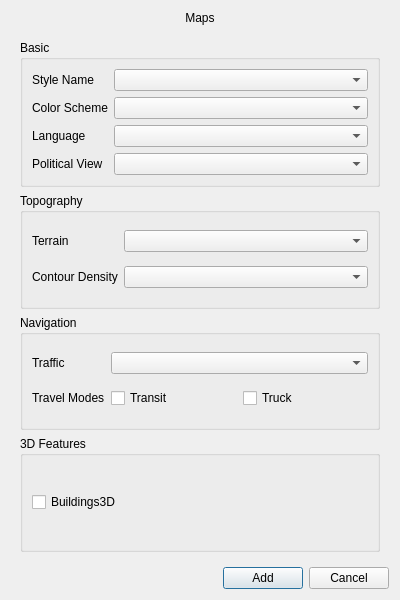
<?xml version="1.0" encoding="UTF-8"?>
<ui version="4.0">
 <class>Dialog</class>
 <widget class="QDialog" name="Dialog">
  <property name="geometry">
   <rect>
    <x>0</x>
    <y>0</y>
    <width>400</width>
    <height>600</height>
   </rect>
  </property>
  <property name="minimumSize">
   <size>
    <width>320</width>
    <height>0</height>
   </size>
  </property>
  <property name="windowTitle">
   <string>Maps</string>
  </property>
  <layout class="QVBoxLayout" name="verticalLayout">
   <item>
    <widget class="QLabel" name="main_label">
     <property name="text">
      <string>Maps</string>
     </property>
     <property name="alignment">
      <set>Qt::AlignCenter</set>
     </property>
     <property name="openExternalLinks">
      <bool>true</bool>
     </property>
    </widget>
   </item>
   <item>
    <widget class="QScrollArea" name="scrollArea">
     <property name="widgetResizable">
      <bool>true</bool>
     </property>
     <property name="frameShape">
      <enum>QFrame::NoFrame</enum>
     </property>
     <widget class="QWidget" name="scrollAreaContents">
      <layout class="QVBoxLayout" name="scrollLayout">
       <item>
        <widget class="QGroupBox" name="basic_groupBox">
         <property name="title">
          <string>Basic</string>
         </property>
         <layout class="QGridLayout" name="basicLayout">
          <item row="0" column="0">
           <widget class="QLabel" name="style_label">
            <property name="text">
             <string>Style Name</string>
            </property>
           </widget>
          </item>
          <item row="0" column="1">
           <widget class="QComboBox" name="style_comboBox">
            <property name="sizePolicy">
             <sizepolicy hsizetype="Expanding" vsizetype="Fixed">
              <horstretch>0</horstretch>
              <verstretch>0</verstretch>
             </sizepolicy>
            </property>
           </widget>
          </item>
          <item row="1" column="0">
           <widget class="QLabel" name="colorscheme_label">
            <property name="text">
             <string>Color Scheme</string>
            </property>
           </widget>
          </item>
          <item row="1" column="1">
           <widget class="QComboBox" name="colorscheme_comboBox">
            <property name="sizePolicy">
             <sizepolicy hsizetype="Expanding" vsizetype="Fixed">
              <horstretch>0</horstretch>
              <verstretch>0</verstretch>
             </sizepolicy>
            </property>
           </widget>
          </item>
          <item row="2" column="0">
           <widget class="QLabel" name="language_label">
            <property name="text">
             <string>Language</string>
            </property>
           </widget>
          </item>
          <item row="2" column="1">
           <widget class="QComboBox" name="language_comboBox">
            <property name="sizePolicy">
             <sizepolicy hsizetype="Expanding" vsizetype="Fixed">
              <horstretch>0</horstretch>
              <verstretch>0</verstretch>
             </sizepolicy>
            </property>
           </widget>
          </item>
          <item row="3" column="0">
           <widget class="QLabel" name="political_view_label">
            <property name="text">
             <string>Political View</string>
            </property>
           </widget>
          </item>
          <item row="3" column="1">
           <widget class="QComboBox" name="political_view_comboBox">
            <property name="sizePolicy">
             <sizepolicy hsizetype="Expanding" vsizetype="Fixed">
              <horstretch>0</horstretch>
              <verstretch>0</verstretch>
             </sizepolicy>
            </property>
           </widget>
          </item>
         </layout>
        </widget>
       </item>
       <item>
        <widget class="QGroupBox" name="topography_groupBox">
         <property name="title">
          <string>Topography</string>
         </property>
         <layout class="QGridLayout" name="topographyLayout">
          <item row="0" column="0">
           <widget class="QLabel" name="terrain_label">
            <property name="text">
             <string>Terrain</string>
            </property>
           </widget>
          </item>
          <item row="0" column="1">
           <widget class="QComboBox" name="terrain_comboBox">
            <property name="sizePolicy">
             <sizepolicy hsizetype="Expanding" vsizetype="Fixed">
              <horstretch>0</horstretch>
              <verstretch>0</verstretch>
             </sizepolicy>
            </property>
           </widget>
          </item>
          <item row="1" column="0">
           <widget class="QLabel" name="contour_density_label">
            <property name="text">
             <string>Contour Density</string>
            </property>
           </widget>
          </item>
          <item row="1" column="1">
           <widget class="QComboBox" name="contour_density_comboBox">
            <property name="sizePolicy">
             <sizepolicy hsizetype="Expanding" vsizetype="Fixed">
              <horstretch>0</horstretch>
              <verstretch>0</verstretch>
             </sizepolicy>
            </property>
           </widget>
          </item>
         </layout>
        </widget>
       </item>
       <item>
        <widget class="QGroupBox" name="navigation_groupBox">
         <property name="title">
          <string>Navigation</string>
         </property>
         <layout class="QGridLayout" name="navigationLayout">
          <item row="0" column="0">
           <widget class="QLabel" name="traffic_label">
            <property name="text">
             <string>Traffic</string>
            </property>
           </widget>
          </item>
          <item row="0" column="1">
           <widget class="QComboBox" name="traffic_comboBox">
            <property name="sizePolicy">
             <sizepolicy hsizetype="Expanding" vsizetype="Fixed">
              <horstretch>0</horstretch>
              <verstretch>0</verstretch>
             </sizepolicy>
            </property>
           </widget>
          </item>
          <item row="1" column="0">
           <widget class="QLabel" name="travel_modes_label">
            <property name="text">
             <string>Travel Modes</string>
            </property>
           </widget>
          </item>
          <item row="1" column="1">
           <layout class="QHBoxLayout" name="travelModesLayout">
            <item>
             <widget class="QCheckBox" name="transit_checkBox">
              <property name="text">
               <string>Transit</string>
              </property>
             </widget>
            </item>
            <item>
             <widget class="QCheckBox" name="truck_checkBox">
              <property name="text">
               <string>Truck</string>
              </property>
             </widget>
            </item>
           </layout>
          </item>
         </layout>
        </widget>
       </item>
       <item>
        <widget class="QGroupBox" name="features_groupBox">
         <property name="title">
          <string>3D Features</string>
         </property>
         <layout class="QVBoxLayout" name="featuresLayout">
          <item>
           <widget class="QCheckBox" name="buildings3d_checkBox">
            <property name="text">
             <string>Buildings3D</string>
            </property>
           </widget>
          </item>
         </layout>
        </widget>
       </item>
      </layout>
     </widget>
    </widget>
   </item>
   <item>
    <layout class="QHBoxLayout" name="horizontalLayout">
     <item>
      <spacer name="horizontalSpacer">
       <property name="orientation">
        <enum>Qt::Horizontal</enum>
       </property>
       <property name="sizeHint" stdset="0">
        <size>
         <width>40</width>
         <height>20</height>
        </size>
       </property>
      </spacer>
     </item>
     <item>
      <widget class="QPushButton" name="button_add">
       <property name="sizePolicy">
        <sizepolicy hsizetype="Minimum" vsizetype="Fixed">
         <horstretch>0</horstretch>
         <verstretch>0</verstretch>
        </sizepolicy>
       </property>
       <property name="text">
        <string>Add</string>
       </property>
      </widget>
     </item>
     <item>
      <widget class="QPushButton" name="button_cancel">
       <property name="sizePolicy">
        <sizepolicy hsizetype="Minimum" vsizetype="Fixed">
         <horstretch>0</horstretch>
         <verstretch>0</verstretch>
        </sizepolicy>
       </property>
       <property name="text">
        <string>Cancel</string>
       </property>
      </widget>
     </item>
    </layout>
   </item>
  </layout>
 </widget>
 <resources/>
 <connections/>
</ui>
